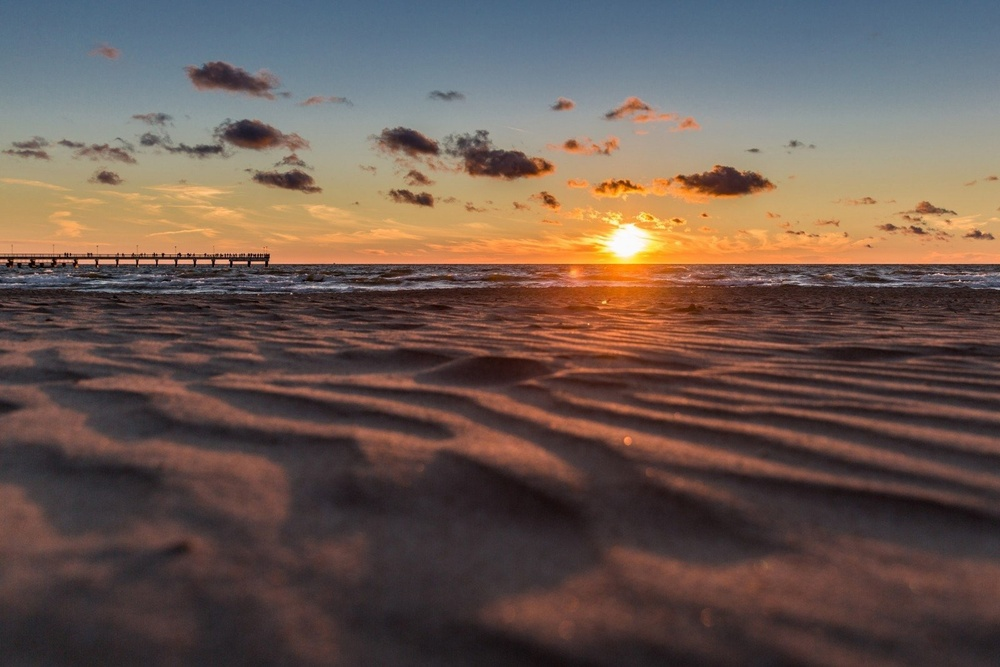
#> input picture Python/Image.jpg, 1000 x 667 px, shrunk from 1600 x 1067 before the run
$ python Task1.1.py
#> lines starting #> are read from the running program, lines starting #| are printed output that depends on the picture
import cv2 as cv2

import math

image = cv2.imread('Image.jpg')
#> image is the input picture: shape (667, 1000, 3); mean B, G, R 80.5, 88.7, 106.8

N = 9

height = image.shape[0]
#> height = 667
width = image.shape[1]
#> width = 1000

divided_height = math.floor(height/3)
#> divided_height = 222
divided_width = math.floor(width/3)
#> divided_width = 333


start_height_offset = 0
start_width_offset = 0
end_height_offset = divided_height
#> end_height_offset = 222
end_width_offset = divided_width
#> end_width_offset = 333

for i in range(0, 9):

    if end_width_offset + divided_width > width:
        end_width_offset += width - 3 * divided_width

    elif end_height_offset + divided_height > height:
        end_height_offset += height - 3 * divided_height

    cv2.imwrite(f'{i}.jpg', image[start_height_offset:end_height_offset, start_width_offset:end_width_offset])

    start_width_offset = end_width_offset

    end_width_offset += divided_width

    if end_width_offset > width:
        start_width_offset = 0
        end_width_offset = divided_width

        start_height_offset = end_height_offset
        end_height_offset += divided_height
#> this loop made 9 passes
#> pass 1, `cv2.imwrite(f'{i}.jpg', image[start_height_offset:end_height_offset, s..`:
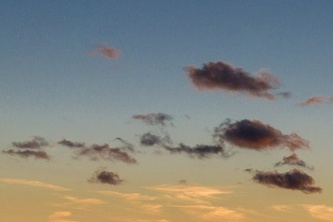
#> saved as 0.jpg: shape (222, 333, 3); mean B, G, R 127.7, 133.7, 132.1
#> pass 2, `cv2.imwrite(f'{i}.jpg', image[start_height_offset:end_height_offset, s..`:
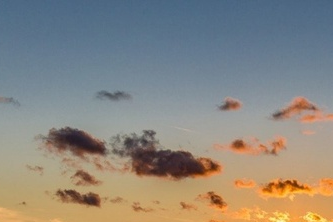
#> saved as 1.jpg: shape (222, 333, 3); mean B, G, R 127.8, 135.1, 139.3
#> after the loop, end_height_offset = 890; end_width_offset = 333; start_height_offset = 668
